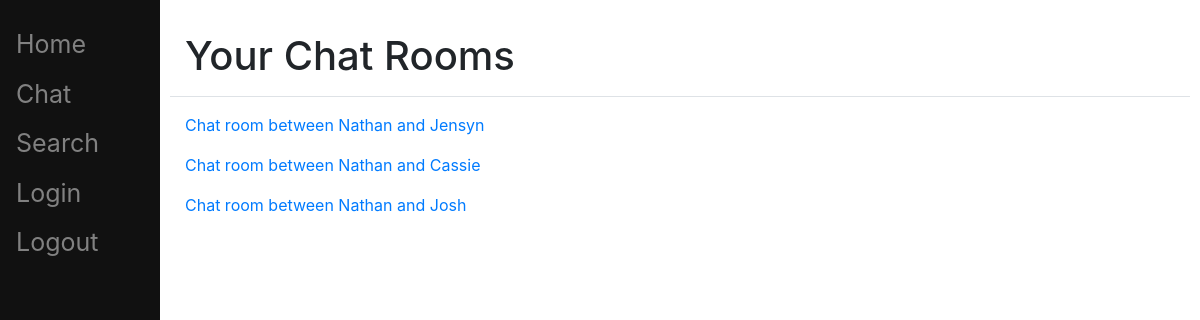
Page /chat/ (signed in) on the committed database.
### chat/models.py (models this page shows, shortened)
class Thread(models.Model):
    first        = models.ForeignKey(settings.AUTH_USER_MODEL, on_delete=models.CASCADE, related_name='chat_thread_first')
    second       = models.ForeignKey(settings.AUTH_USER_MODEL, on_delete=models.CASCADE, related_name='chat_thread_second')
    updated      = models.DateTimeField(auto_now=True)
    timestamp    = models.DateTimeField(auto_now_add=True)
    objects      = ThreadManager()
    @property
    def roomname(self):
        roomname = f"Chat room between {self.first} and {self.second}\n"
        return roomname

### chat/views.py (the view)
# urls.py: path("", thread_list_view),
def thread_list_view(request, *args, **kwargs):
    template_name = 'chat/inbox.html'
    queryset = Thread.objects.by_user(request.user)
    context = {"object_list": queryset}
    return render(request, template_name, context)

### chat/models.py (called while the page is built)
    def by_user(self, user):
        qlookup = Q(first=user) | Q(second=user)
        qlookup2 = Q(first=user) & Q(second=user)
        qs = self.get_queryset().filter(qlookup).exclude(qlookup2).distinct()
        return qs

### chat/templates/chat/inbox.html
{% extends "base.html" %}
{% block header %}
<h1 class='p-0 m-0'>Your Chat Rooms</h1>
{% endblock %}
{% block content %}
{% for chat in object_list %}
    <ul>
        {% if user == chat.first %}
            <li><a href={{ chat.second }}>{{ chat.roomname }}</a></li>
        {% else %}
            <li><a href={{ chat.first }}>{{ chat.roomname }}</a></li>
        {% endif %}
    </ul>
{% endfor %}
{% endblock %}

### static/style.css (style rules this page uses)
ul { list-style-type: none; margin: 0; padding: 0; }

### rows in the picture
Thread: roomname "Chat room between Nathan and Jensyn"
Thread: roomname "Chat room between Nathan and Cassie"
Thread: roomname "Chat room between Nathan and Josh"
